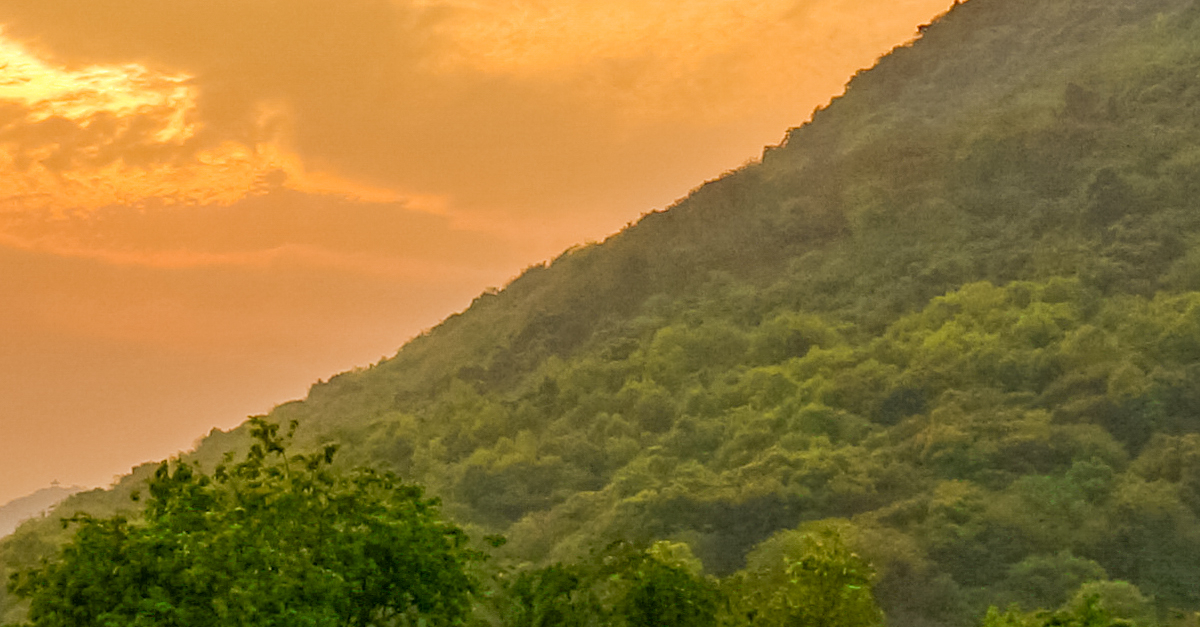
#> input picture buoi4/img1.jpg, 1200 x 627 px
$ python bai1.py
#> lines starting #> are read from the running program, lines starting #| are printed output that depends on the picture
import cv2
import numpy as np

image_path = input("Vui lòng nhập đường dẫn đến ảnh: ")
#> the answer given: img1.jpg

img_gray = cv2.imread(image_path, cv2.IMREAD_GRAYSCALE)
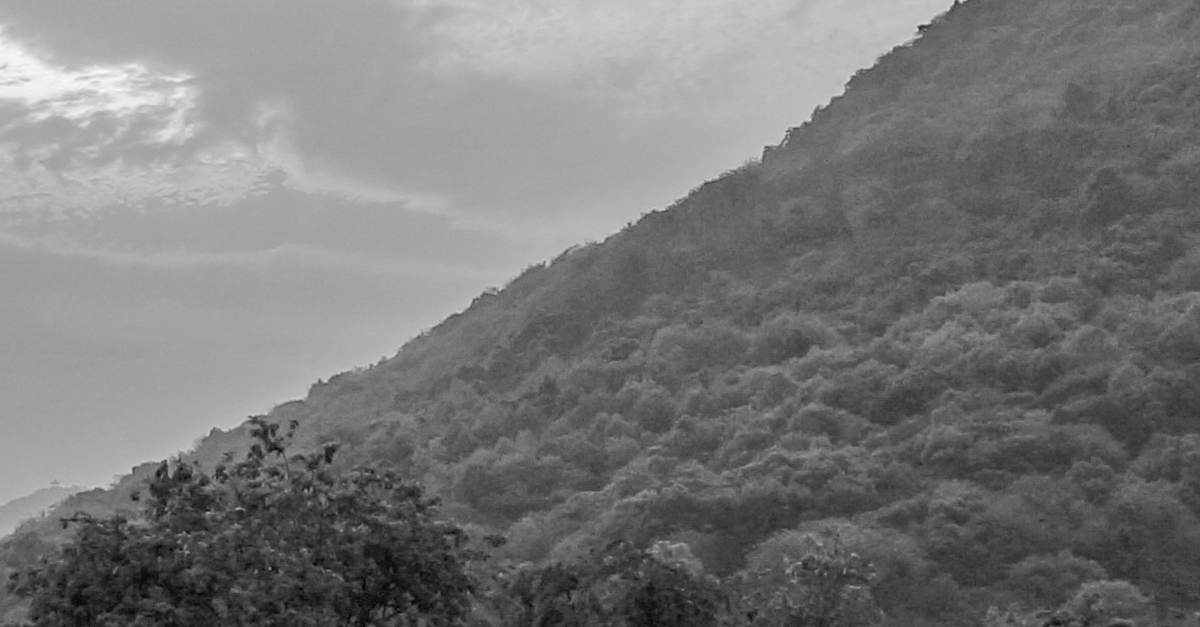
#> img_gray: shape (627, 1200); min 5, max 250, mean 120.3

if img_gray is None:
    print(f"Lỗi: Không thể đọc ảnh từ {image_path}")
else:
    img_negative = cv2.subtract(255, img_gray)
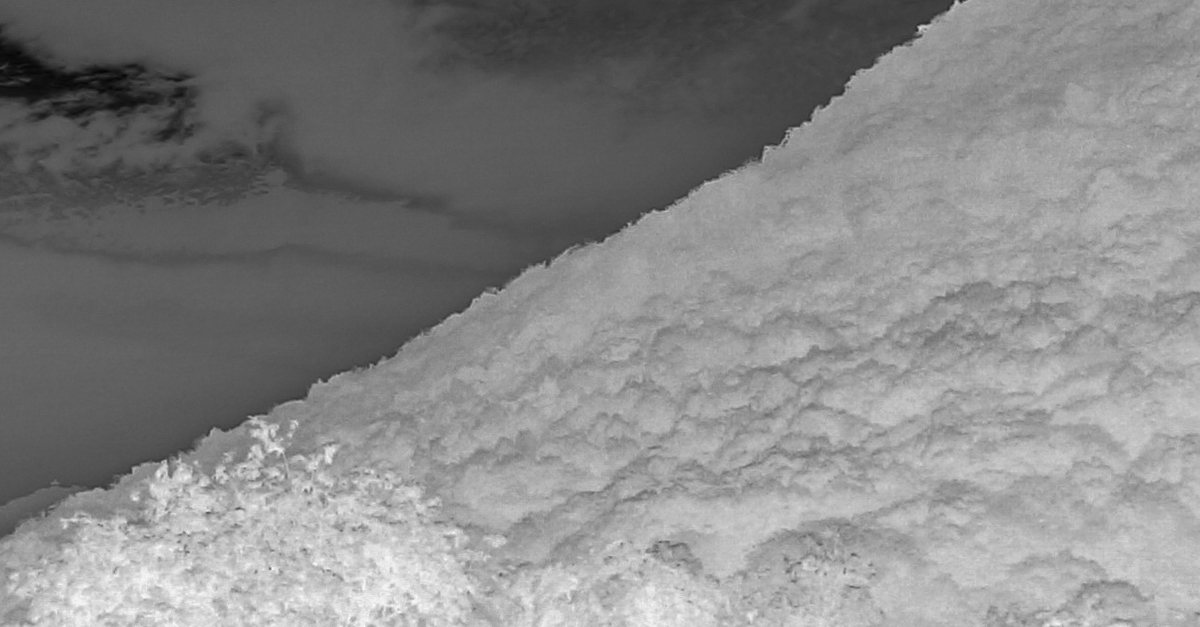
#> img_negative: shape (627, 1200); min 5, max 250, mean 134.7
    cv2.imshow("Bai1: Anh Goc (Grayscale)", img_gray)
    cv2.imshow("Bai1: Anh Am Ban (Negative)", img_negative)

    print("Nhấn phím bất kỳ để đóng cửa sổ...")
    cv2.waitKey(0)
    cv2.destroyAllWindows()
